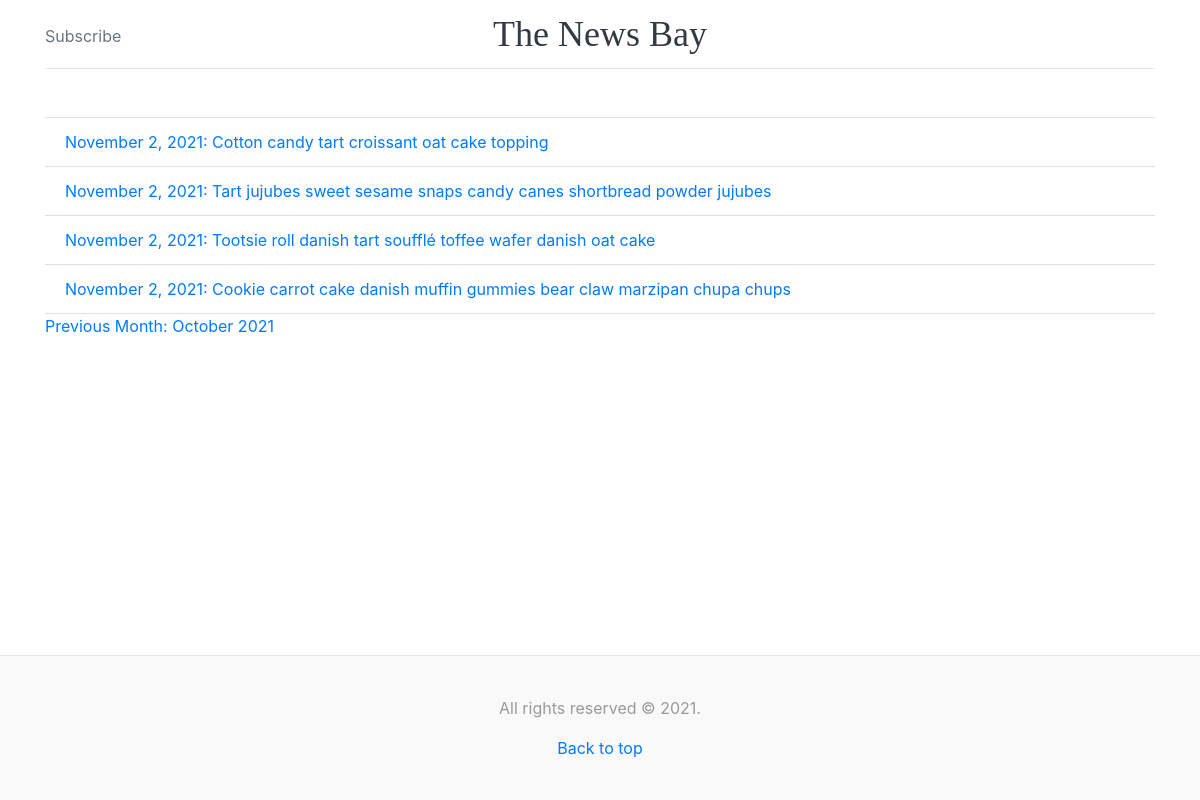
Screenshot of /2021/11/ with the database file from the repository.
### blog/models.py (models this page shows, shortened)
class Entry(models.Model):
    entry_title = models.CharField(max_length=200)
    entry_content = models.TextField()
    pub_date = models.DateTimeField('date published')

### blog/views.py (the view)
# urls.py: path('<int:year>/<int:month>/', views.EntryMonthArchiveView.as_view(
class EntryMonthArchiveView(generic.dates.MonthArchiveView):
    queryset = Entry.objects.all()
    date_field = 'pub_date'

### blog/templates/blog/entry_archive_month.html (shortened to what this page needs)
{% extends "blog/base.html" %}
{% load static %}
{% block content %}
    <div class="container">
        <br><br>
        <ul class="list-group list-group-flush">
            {% for entry in object_list %}
                <li class="list-group-item"><a href="{% url 'blog:detail' entry.id %}">{{ entry.pub_date|date:"F j, Y" }}: {{ entry.entry_title }}</a></li>
            {% endfor %}
        </ul>
        <p>
            {% if previous_month %}
                <a href="{% url 'blog:archive_month_numeric' previous_month.year previous_month.month %}">Previous Month: {{ previous_month|date:"F Y" }}</a>
            {% endif %}
        </p>
    </div>
{% endblock %}

### blog/static/blog/sticky-footer.css (style rules this page uses)
html { position: relative; min-height: 100%; }
body { margin-bottom: 145px; }

### rows the page displays
Entry: pub_date "November 2, 2021", entry_title "Cotton candy tart croissant oat cake topping"
Entry: pub_date "November 2, 2021", entry_title "Tart jujubes sweet sesame snaps candy canes shortbread powder jujubes"
Entry: pub_date "November 2, 2021", entry_title "Tootsie roll danish tart soufflé toffee wafer danish oat cake"
Entry: pub_date "November 2, 2021", entry_title "Cookie carrot cake danish muffin gummies bear claw marzipan chupa chups"

### other values shown
{{ previous_month|date:"F Y" }} "October 2021"
